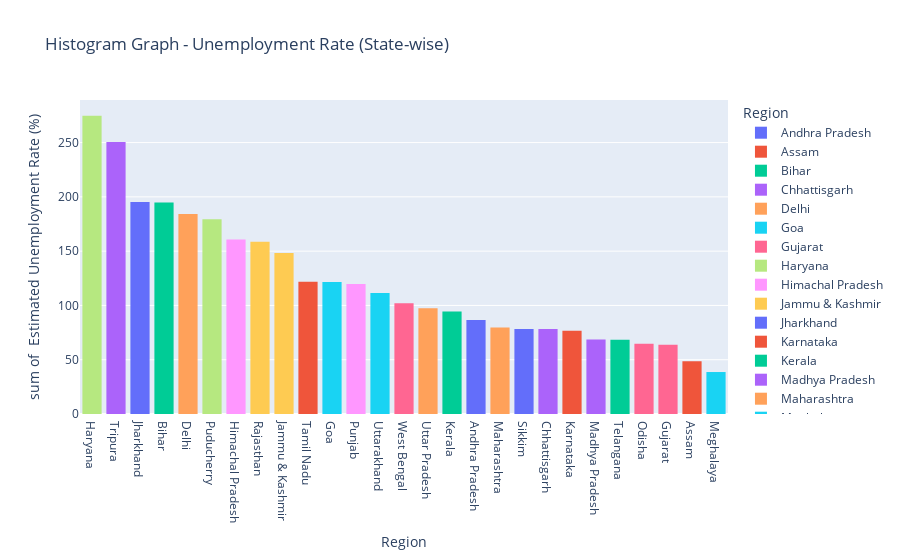

This figure's notebook cell:
### Code cell
fig3 = pix.histogram(unemp, x='Region', y=' Estimated Unemployment Rate (%)', color='Region', 
              title=' Histogram Graph - Unemployment Rate (State-wise)', template='plotly')
fig3.update_layout(xaxis={'categoryorder':'total descending'})
fig3.show()

### Figure 1 — Plotly figure (JSON) as saved in the notebook; plotly's stock layout.template omitted (floating-point values rounded to 4 significant figures)
{"data": [{"alignmentgroup": "True", "bingroup": "x", "histfunc": "sum", "hovertemplate": "Region=%{x}<br>sum of  Estimated Unemployment Rate (%)=%{y}<extra></extra>", "legendgroup": "Andhra Pradesh", "marker": {"color": "#636efa", "pattern": {"shape": ""}}, "name": "Andhra Pradesh", "offsetgroup": "Andhra Pradesh", "orientation": "v", "showlegend": true, "type": "histogram", "x": ["Andhra Pradesh", "Andhra Pradesh", "Andhra Pradesh", "Andhra Pradesh", "Andhra Pradesh", "Andhra Pradesh", "Andhra Pradesh", "Andhra Pradesh", "Andhra Pradesh", "Andhra Pradesh"], "xaxis": "x", "y": [5.48, 5.83, 5.79, 20.51, 17.43, 3.31, 8.34, 6.96, 6.4, 6.59], "yaxis": "y"}, {"alignmentgroup": "True", "bingroup": "x", "histfunc": "sum", "hovertemplate": "Region=%{x}<br>sum of  Estimated Unemployment Rate (%)=%{y}<extra></extra>", "legendgroup": "Assam", "marker": {"color": "#EF553B", "pattern": {"shape": ""}}, "name": "Assam", "offsetgroup": "Assam", "orientation": "v", "showlegend": true, "type": "histogram", "x": ["Assam", "Assam", "Assam", "Assam", "Assam", "Assam", "Assam", "Assam", "Assam", "Assam"], "xaxis": "x", "y": [4.66, 4.41, 4.77, 11.06, 9.55, 0.6, 3.77, 5.53, 1.19, 3.02], "yaxis": "y"}, {"alignmentgroup": "True", "bingroup": "x", "histfunc": "sum", "hovertemplate": "Region=%{x}<br>sum of  Estimated Unemployment Rate (%)=%{y}<extra></extra>", "legendgroup": "Bihar", "marker": {"color": "#00cc96", "pattern": {"shape": ""}}, "name": "Bihar", "offsetgroup": "Bihar", "orientation": "v", "showlegend": true, "type": "histogram", "x": ["Bihar", "Bihar", "Bihar", "Bihar", "Bihar", "Bihar", "Bihar", "Bihar", "Bihar", "Bihar"], "xaxis": "x", "y": [10.61, 10.29, 15.43, 46.64, 45.96, 17.82, 12.79, 13.44, 11.91, 9.82], "yaxis": "y"}, {"alignmentgroup": "True", "bingroup": "x", "histfunc": "sum", "hovertemplate": "Region=%{x}<br>sum of  Estimated Unemployment Rate (%)=%{y}<extra></extra>", "legendgroup": "Chhattisgarh", "marker": {"color": "#ab63fa", "pattern": {"shape": ""}}, "name": "Chhattisgarh", "offsetgroup": "Chhattisgarh", "orientation": "v", "showlegend": true, "type": "histogram", "x": ["Chhattisgarh", "Chhattisgarh", "Chhattisgarh", "Chhattisgarh", "Chhattisgarh", "Chhattisgarh", "Chhattisgarh", "Chhattisgarh", "Chhattisgarh", "Chhattisgarh"], "xaxis": "x", "y": [9.65, 8.38, 7.54, 3.41, 10.5, 14.23, 10.27, 5.63, 1.96, 6.62], "yaxis": "y"}, {"alignmentgroup": "True", "bingroup": "x", "histfunc": "sum", "hovertemplate": "Region=%{x}<br>sum of  Estimated Unemployment Rate (%)=%{y}<extra></extra>", "legendgroup": "Delhi", "marker": {"color": "#FFA15A", "pattern": {"shape": ""}}, "name": "Delhi", "offsetgroup": "Delhi", "orientation": "v", "showlegend": true, "type": "histogram", "x": ["Delhi", "Delhi", "Delhi", "Delhi", "Delhi", "Delhi", "Delhi", "Delhi", "Delhi", "Delhi"], "xaxis": "x", "y": [22.23, 14.84, 17.04, 16.68, 42.27, 18.19, 20.3, 13.79, 12.53, 6.27], "yaxis": "y"}, {"alignmentgroup": "True", "bingroup": "x", "histfunc": "sum", "hovertemplate": "Region=%{x}<br>sum of  Estimated Unemployment Rate (%)=%{y}<extra></extra>", "legendgroup": "Goa", "marker": {"color": "#19d3f3", "pattern": {"shape": ""}}, "name": "Goa", "offsetgroup": "Goa", "orientation": "v", "showlegend": true, "type": "histogram", "x": ["Goa", "Goa", "Goa", "Goa", "Goa", "Goa", "Goa", "Goa", "Goa", "Goa"], "xaxis": "x", "y": [8.89, 2.81, 5.25, 13.31, 21.25, 9.96, 17.07, 16.21, 15.38, 11.54], "yaxis": "y"}, {"alignmentgroup": "True", "bingroup": "x", "histfunc": "sum", "hovertemplate": "Region=%{x}<br>sum of  Estimated Unemployment Rate (%)=%{y}<extra></extra>", "legendgroup": "Gujarat", "marker": {"color": "#FF6692", "pattern": {"shape": ""}}, "name": "Gujarat", "offsetgroup": "Gujarat", "orientation": "v", "showlegend": true, "type": "histogram", "x": ["Gujarat", "Gujarat", "Gujarat", "Gujarat", "Gujarat", "Gujarat", "Gujarat", "Gujarat", "Gujarat", "Gujarat"], "xaxis": "x", "y": [5.54, 6.38, 6.66, 18.71, 12.11, 3.2, 1.84, 1.87, 3.42, 4.03], "yaxis": "y"}, {"alignmentgroup": "True", "bingroup": "x", "histfunc": "sum", "hovertemplate": "Region=%{x}<br>sum of  Estimated Unemployment Rate (%)=%{y}<extra></extra>", "legendgroup": "Haryana", "marker": {"color": "#B6E880", "pattern": {"shape": ""}}, "name": "Haryana", "offsetgroup": "Haryana", "orientation": "v", "showlegend": true, "type": "histogram", "x": ["Haryana", "Haryana", "Haryana", "Haryana", "Haryana", "Haryana", "Haryana", "Haryana", "Haryana", "Haryana"], "xaxis": "x", "y": [20.34, 25.77, 25.05, 43.22, 29.02, 26.7, 24.18, 33.5, 19.68, 27.31], "yaxis": "y"}, {"alignmentgroup": "True", "bingroup": "x", "histfunc": "sum", "hovertemplate": "Region=%{x}<br>sum of  Estimated Unemployment Rate (%)=%{y}<extra></extra>", "legendgroup": "Himachal Pradesh", "marker": {"color": "#FF97FF", "pattern": {"shape": ""}}, "name": "Himachal Pradesh", "offsetgroup": "Himachal Pradesh", "orientation": "v", "showlegend": true, "type": "histogram", "x": ["Himachal Pradesh", "Himachal Pradesh", "Himachal Pradesh", "Himachal Pradesh", "Himachal Pradesh", "Himachal Pradesh", "Himachal Pradesh", "Himachal Pradesh", "Himachal Pradesh", "Himachal Pradesh"], "xaxis": "x", "y": [16.83, 16.84, 18.76, 2.2, 26.95, 13.47, 24.31, 15.79, 12.04, 13.46], "yaxis": "y"}, {"alignmentgroup": "True", "bingroup": "x", "histfunc": "sum", "hovertemplate": "Region=%{x}<br>sum of  Estimated Unemployment Rate (%)=%{y}<extra></extra>", "legendgroup": "Jammu & Kashmir", "marker": {"color": "#FECB52", "pattern": {"shape": ""}}, "name": "Jammu & Kashmir", "offsetgroup": "Jammu & Kashmir", "orientation": "v", "showlegend": true, "type": "histogram", "x": ["Jammu & Kashmir", "Jammu & Kashmir", "Jammu & Kashmir", "Jammu & Kashmir", "Jammu & Kashmir", "Jammu & Kashmir", "Jammu & Kashmir", "Jammu & Kashmir", "Jammu & Kashmir"], "xaxis": "x", "y": [21.08, 20.78, 15.5, 18.74, 17.92, 10.88, 11.09, 16.17, 16.14], "yaxis": "y"}, {"alignmentgroup": "True", "bingroup": "x", "histfunc": "sum", "hovertemplate": "Region=%{x}<br>sum of  Estimated Unemployment Rate (%)=%{y}<extra></extra>", "legendgroup": "Jharkhand", "marker": {"color": "#636efa", "pattern": {"shape": ""}}, "name": "Jharkhand", "offsetgroup": "Jharkhand", "orientation": "v", "showlegend": true, "type": "histogram", "x": ["Jharkhand", "Jharkhand", "Jharkhand", "Jharkhand", "Jharkhand", "Jharkhand", "Jharkhand", "Jharkhand", "Jharkhand", "Jharkhand"], "xaxis": "x", "y": [10.61, 11.85, 8.23, 47.09, 59.23, 20.95, 7.63, 9.76, 8.24, 11.8], "yaxis": "y"}, {"alignmentgroup": "True", "bingroup": "x", "histfunc": "sum", "hovertemplate": "Region=%{x}<br>sum of  Estimated Unemployment Rate (%)=%{y}<extra></extra>", "legendgroup": "Karnataka", "marker": {"color": "#EF553B", "pattern": {"shape": ""}}, "name": "Karnataka", "offsetgroup": "Karnataka", "orientation": "v", "showlegend": true, "type": "histogram", "x": ["Karnataka", "Karnataka", "Karnataka", "Karnataka", "Karnataka", "Karnataka", "Karnataka", "Karnataka", "Karnataka", "Karnataka"], "xaxis": "x", "y": [2.86, 3.61, 3.46, 29.84, 19.97, 8.44, 4.01, 0.5, 2.41, 1.58], "yaxis": "y"}, {"alignmentgroup": "True", "bingroup": "x", "histfunc": "sum", "hovertemplate": "Region=%{x}<br>sum of  Estimated Unemployment Rate (%)=%{y}<extra></extra>", "legendgroup": "Kerala", "marker": {"color": "#00cc96", "pattern": {"shape": ""}}, "name": "Kerala", "offsetgroup": "Kerala", "orientation": "v", "showlegend": true, "type": "histogram", "x": ["Kerala", "Kerala", "Kerala", "Kerala", "Kerala", "Kerala", "Kerala", "Kerala", "Kerala", "Kerala"], "xaxis": "x", "y": [5.31, 7.6, 8.99, 16.99, 17.88, 9.71, 7.09, 10.98, 5.91, 3.88], "yaxis": "y"}, {"alignmentgroup": "True", "bingroup": "x", "histfunc": "sum", "hovertemplate": "Region=%{x}<br>sum of  Estimated Unemployment Rate (%)=%{y}<extra></extra>", "legendgroup": "Madhya Pradesh", "marker": {"color": "#ab63fa", "pattern": {"shape": ""}}, "name": "Madhya Pradesh", "offsetgroup": "Madhya Pradesh", "orientation": "v", "showlegend": true, "type": "histogram", "x": ["Madhya Pradesh", "Madhya Pradesh", "Madhya Pradesh", "Madhya Pradesh", "Madhya Pradesh", "Madhya Pradesh", "Madhya Pradesh", "Madhya Pradesh", "Madhya Pradesh", "Madhya Pradesh"], "xaxis": "x", "y": [4.11, 4.57, 2.22, 12.36, 21.98, 6.48, 5.08, 4.7, 3.91, 3.13], "yaxis": "y"}, {"alignmentgroup": "True", "bingroup": "x", "histfunc": "sum", "hovertemplate": "Region=%{x}<br>sum of  Estimated Unemployment Rate (%)=%{y}<extra></extra>", "legendgroup": "Maharashtra", "marker": {"color": "#FFA15A", "pattern": {"shape": ""}}, "name": "Maharashtra", "offsetgroup": "Maharashtra", "orientation": "v", "showlegend": true, "type": "histogram", "x": ["Maharashtra", "Maharashtra", "Maharashtra", "Maharashtra", "Maharashtra", "Maharashtra", "Maharashtra", "Maharashtra", "Maharashtra", "Maharashtra"], "xaxis": "x", "y": [4.95, 4.69, 5.79, 20.9, 15.46, 9.23, 3.89, 6.23, 4.55, 4.1], "yaxis": "y"}, {"alignmentgroup": "True", "bingroup": "x", "histfunc": "sum", "hovertemplate": "Region=%{x}<br>sum of  Estimated Unemployment Rate (%)=%{y}<extra></extra>", "legendgroup": "Meghalaya", "marker": {"color": "#19d3f3", "pattern": {"shape": ""}}, "name": "Meghalaya", "offsetgroup": "Meghalaya", "orientation": "v", "showlegend": true, "type": "histogram", "x": ["Meghalaya", "Meghalaya", "Meghalaya", "Meghalaya", "Meghalaya", "Meghalaya", "Meghalaya", "Meghalaya", "Meghalaya", "Meghalaya"], "xaxis": "x", "y": [1.66, 3.59, 1.58, 10.03, 5.92, 1.15, 2.1, 3.74, 4.29, 4.6], "yaxis": "y"}, {"alignmentgroup": "True", "bingroup": "x", "histfunc": "sum", "hovertemplate": "Region=%{x}<br>sum of  Estimated Unemployment Rate (%)=%{y}<extra></extra>", "legendgroup": "Odisha", "marker": {"color": "#FF6692", "pattern": {"shape": ""}}, "name": "Odisha", "offsetgroup": "Odisha", "orientation": "v", "showlegend": true, "type": "histogram", "x": ["Odisha", "Odisha", "Odisha", "Odisha", "Odisha", "Odisha", "Odisha", "Odisha", "Odisha", "Odisha"], "xaxis": "x", "y": [1.9, 3.12, 13.08, 23.76, 11.41, 3.77, 1.88, 1.42, 2.1, 2.18], "yaxis": "y"}, {"alignmentgroup": "True", "bingroup": "x", "histfunc": "sum", "hovertemplate": "Region=%{x}<br>sum of  Estimated Unemployment Rate (%)=%{y}<extra></extra>", "legendgroup": "Puducherry", "marker": {"color": "#B6E880", "pattern": {"shape": ""}}, "name": "Puducherry", "offsetgroup": "Puducherry", "orientation": "v", "showlegend": true, "type": "histogram", "x": ["Puducherry", "Puducherry", "Puducherry", "Puducherry", "Puducherry", "Puducherry", "Puducherry", "Puducherry", "Puducherry", "Puducherry"], "xaxis": "x", "y": [0.58, 1.76, 1.2, 75.85, 58.19, 4.24, 15.47, 5.05, 10.9, 6.18], "yaxis": "y"}, {"alignmentgroup": "True", "bingroup": "x", "histfunc": "sum", "hovertemplate": "Region=%{x}<br>sum of  Estimated Unemployment Rate (%)=%{y}<extra></extra>", "legendgroup": "Punjab", "marker": {"color": "#FF97FF", "pattern": {"shape": ""}}, "name": "Punjab", "offsetgroup": "Punjab", "orientation": "v", "showlegend": true, "type": "histogram", "x": ["Punjab", "Punjab", "Punjab", "Punjab", "Punjab", "Punjab", "Punjab", "Punjab", "Punjab", "Punjab"], "xaxis": "x", "y": [11.11, 10.97, 10.32, 2.86, 28.33, 16.55, 9.19, 10.99, 9.61, 9.88], "yaxis": "y"}, {"alignmentgroup": "True", "bingroup": "x", "histfunc": "sum", "hovertemplate": "Region=%{x}<br>sum of  Estimated Unemployment Rate (%)=%{y}<extra></extra>", "legendgroup": "Rajasthan", "marker": {"color": "#FECB52", "pattern": {"shape": ""}}, "name": "Rajasthan", "offsetgroup": "Rajasthan", "orientation": "v", "showlegend": true, "type": "histogram", "x": ["Rajasthan", "Rajasthan", "Rajasthan", "Rajasthan", "Rajasthan", "Rajasthan", "Rajasthan", "Rajasthan", "Rajasthan", "Rajasthan"], "xaxis": "x", "y": [10.97, 15.16, 11.9, 17.7, 15.74, 14.39, 15.81, 17.51, 15.35, 24.15], "yaxis": "y"}, {"alignmentgroup": "True", "bingroup": "x", "histfunc": "sum", "hovertemplate": "Region=%{x}<br>sum of  Estimated Unemployment Rate (%)=%{y}<extra></extra>", "legendgroup": "Sikkim", "marker": {"color": "#636efa", "pattern": {"shape": ""}}, "name": "Sikkim", "offsetgroup": "Sikkim", "orientation": "v", "showlegend": true, "type": "histogram", "x": ["Sikkim", "Sikkim", "Sikkim", "Sikkim", "Sikkim", "Sikkim", "Sikkim", "Sikkim"], "xaxis": "x", "y": [23.57, 2.28, 24.51, 4.46, 4.45, 12.49, 5.7, 0.88], "yaxis": "y"}, {"alignmentgroup": "True", "bingroup": "x", "histfunc": "sum", "hovertemplate": "Region=%{x}<br>sum of  Estimated Unemployment Rate (%)=%{y}<extra></extra>", "legendgroup": "Tamil Nadu", "marker": {"color": "#EF553B", "pattern": {"shape": ""}}, "name": "Tamil Nadu", "offsetgroup": "Tamil Nadu", "orientation": "v", "showlegend": true, "type": "histogram", "x": ["Tamil Nadu", "Tamil Nadu", "Tamil Nadu", "Tamil Nadu", "Tamil Nadu", "Tamil Nadu", "Tamil Nadu", "Tamil Nadu", "Tamil Nadu", "Tamil Nadu"], "xaxis": "x", "y": [1.57, 2.09, 6.4, 49.83, 33.16, 12.2, 6.81, 2.65, 5, 2.16], "yaxis": "y"}, {"alignmentgroup": "True", "bingroup": "x", "histfunc": "sum", "hovertemplate": "Region=%{x}<br>sum of  Estimated Unemployment Rate (%)=%{y}<extra></extra>", "legendgroup": "Telangana", "marker": {"color": "#00cc96", "pattern": {"shape": ""}}, "name": "Telangana", "offsetgroup": "Telangana", "orientation": "v", "showlegend": true, "type": "histogram", "x": ["Telangana", "Telangana", "Telangana", "Telangana", "Telangana", "Telangana", "Telangana", "Telangana", "Telangana", "Telangana"], "xaxis": "x", "y": [5.49, 8.29, 5.77, 6.25, 14.7, 10.55, 5.36, 5.79, 3.27, 2.86], "yaxis": "y"}, {"alignmentgroup": "True", "bingroup": "x", "histfunc": "sum", "hovertemplate": "Region=%{x}<br>sum of  Estimated Unemployment Rate (%)=%{y}<extra></extra>", "legendgroup": "Tripura", "marker": {"color": "#ab63fa", "pattern": {"shape": ""}}, "name": "Tripura", "offsetgroup": "Tripura", "orientation": "v", "showlegend": true, "type": "histogram", "x": ["Tripura", "Tripura", "Tripura", "Tripura", "Tripura", "Tripura", "Tripura", "Tripura", "Tripura", "Tripura"], "xaxis": "x", "y": [32.67, 28.4, 29.95, 41.23, 21.51, 21.71, 18.24, 27.92, 17.35, 11.57], "yaxis": "y"}, {"alignmentgroup": "True", "bingroup": "x", "histfunc": "sum", "hovertemplate": "Region=%{x}<br>sum of  Estimated Unemployment Rate (%)=%{y}<extra></extra>", "legendgroup": "Uttar Pradesh", "marker": {"color": "#FFA15A", "pattern": {"shape": ""}}, "name": "Uttar Pradesh", "offsetgroup": "Uttar Pradesh", "orientation": "v", "showlegend": true, "type": "histogram", "x": ["Uttar Pradesh", "Uttar Pradesh", "Uttar Pradesh", "Uttar Pradesh", "Uttar Pradesh", "Uttar Pradesh", "Uttar Pradesh", "Uttar Pradesh", "Uttar Pradesh", "Uttar Pradesh"], "xaxis": "x", "y": [7.58, 8.98, 10.11, 21.54, 20.41, 9.47, 5.56, 5.79, 4.18, 3.75], "yaxis": "y"}, {"alignmentgroup": "True", "bingroup": "x", "histfunc": "sum", "hovertemplate": "Region=%{x}<br>sum of  Estimated Unemployment Rate (%)=%{y}<extra></extra>", "legendgroup": "Uttarakhand", "marker": {"color": "#19d3f3", "pattern": {"shape": ""}}, "name": "Uttarakhand", "offsetgroup": "Uttarakhand", "orientation": "v", "showlegend": true, "type": "histogram", "x": ["Uttarakhand", "Uttarakhand", "Uttarakhand", "Uttarakhand", "Uttarakhand", "Uttarakhand", "Uttarakhand", "Uttarakhand", "Uttarakhand", "Uttarakhand"], "xaxis": "x", "y": [5.49, 4.99, 19.85, 6.48, 8.01, 8.61, 12.38, 14.26, 22.26, 9.23], "yaxis": "y"}, {"alignmentgroup": "True", "bingroup": "x", "histfunc": "sum", "hovertemplate": "Region=%{x}<br>sum of  Estimated Unemployment Rate (%)=%{y}<extra></extra>", "legendgroup": "West Bengal", "marker": {"color": "#FF6692", "pattern": {"shape": ""}}, "name": "West Bengal", "offsetgroup": "West Bengal", "orientation": "v", "showlegend": true, "type": "histogram", "x": ["West Bengal", "West Bengal", "West Bengal", "West Bengal", "West Bengal", "West Bengal", "West Bengal", "West Bengal", "West Bengal", "West Bengal"], "xaxis": "x", "y": [6.94, 4.92, 6.92, 17.41, 17.41, 7.29, 6.83, 14.87, 9.35, 9.98], "yaxis": "y"}], "layout": {"autosize": true, "barmode": "relative", "legend": {"title": {"text": "Region"}, "tracegroupgap": 0}, "title": {"text": " Histogram Graph - Unemployment Rate (State-wise)"}, "xaxis": {"anchor": "y", "autorange": true, "categoryarray": ["Andhra Pradesh", "Assam", "Bihar", "Chhattisgarh", "Delhi", "Goa", "Gujarat", "Haryana", "Himachal Pradesh", "Jammu & Kashmir", "Jharkhand", "Karnataka", "Kerala", "Madhya Pradesh", "Maharashtra", "Meghalaya", "Odisha", "Puducherry", "Punjab", "Rajasthan", "Sikkim", "Tamil Nadu", "Telangana", "Tripura", "Uttar Pradesh", "Uttarakhand", "West Bengal"], "categoryorder": "total descending", "domain": [0, 1], "range": [-0.5, 26.5], "title": {"text": "Region"}, "type": "category"}, "yaxis": {"anchor": "x", "autorange": true, "domain": [0, 1], "range": [0, 289.2], "title": {"text": "sum of  Estimated Unemployment Rate (%)"}, "type": "linear"}}}
